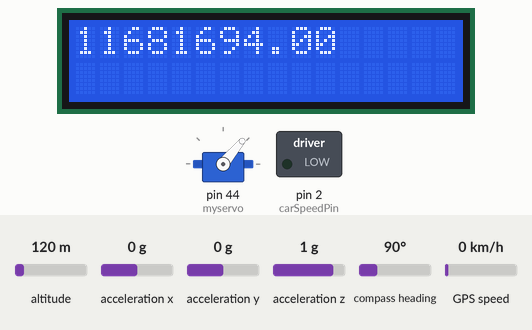
Simulated run of this sketch. Board: Arduino Mega 2560, built with avr-gcc and run on an emulated ATmega2560. Parts: servo, 16×2 character LCD, switched loads named in the sketch (green lamp = pin HIGH). The inputs (shaded band) are chosen by the test bench; at power-on: compass heading 90°, altitude 120 m, acceleration x 0 g, acceleration y 0 g, acceleration z 1 g, GPS speed 0 km/h. The GPS gets a fix after 3 s at 37.7749, -122.4194 with 8 satellites; what the sketch prints to the serial monitor is not drawn.

Above: at 1.2 s.
1.3 s: compass heading set to 108°
At 1.9 s:
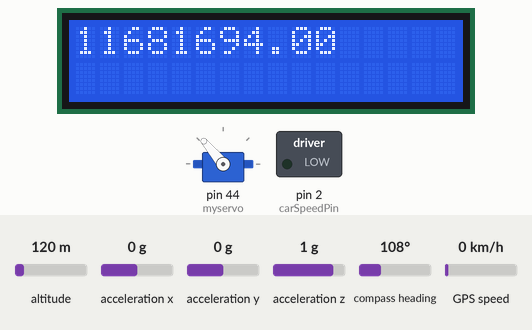
4.7 s: compass heading set to 118°
At 5.2 s:
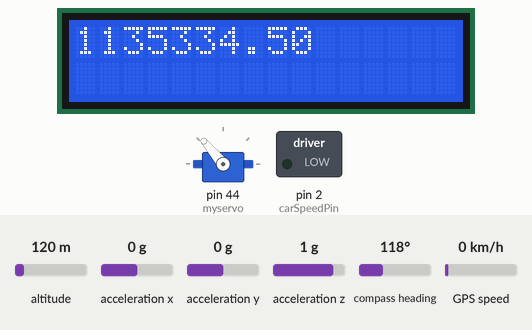
9.2 s: compass heading set to 285°
10.7 s: compass heading set to 290°
At 11.3 s:
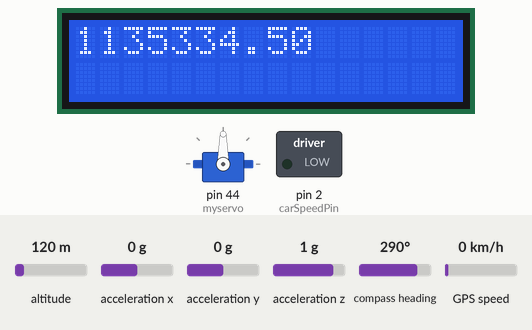
12.2 s: compass heading set to 7°
At 13.4 s:
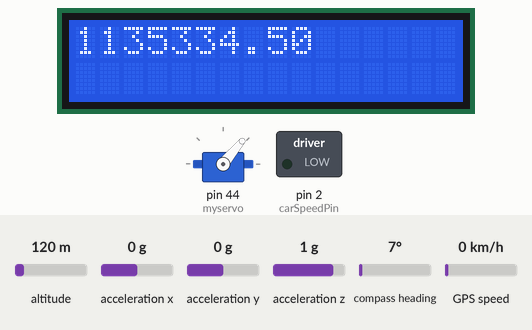
13.7 s: compass heading set to 180°
At 14.8 s:
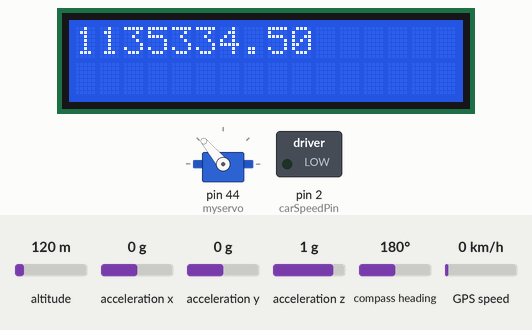
Timing chart, 0 to 16.2 s (numbered marks = the images above; inputs shaded):
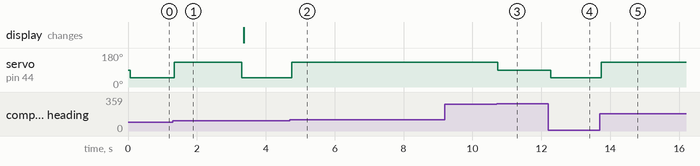

The sketch:

RoboticCar.ino
```cpp
#include <Adafruit_BNO055.h>
#include <FlexiTimer2.h>
#include <Adafruit_Sensor.h>
#include <Wire.h>
#include <LiquidCrystal.h>
#include <utility/imumaths.h>
#include <Servo.h>
#include <Adafruit_GPS.h>
//#include "DFR_Key.h"

#define GPSECHO  false
Adafruit_GPS GPS(&Serial3);                   // define GPS object connected to Serial 3
Servo myservo;                                // define servo object
Adafruit_BNO055 bno = Adafruit_BNO055(55);    // define BNO sensor object
LiquidCrystal lcd( 8, 9, 4, 5, 6, 7); // define lcd pins use these default values for OUR LCD

// Global variables that are changed across functions
int STEERANGLE = 90;       // servo initial angle (range is 0:180)
float HEADING = 0;  // heading
int carSpeed = 0;
boolean usingInterrupt = false;
int carSpeedPin = 2;      // pin for DC motor (PWM for motor driver)
float refHeading = 0;
double lat;  // GPS latitude in degree decimal multiplied by 100000
double lon;  // GPS latitude in degree decimal multiplied by 100000
long int latDestination = 33.421164 * 100000;     // reference destination
long int lonDestination = -111.934012 * 100000;   // reference destination
float BEARING = 0;
boolean carTurning = false;
double distance;

//DFR_Key keypad;
//int key = 0;

void setup() {
  myservo.attach(44);     // servo is connected to pin 44
  lcd.begin( 16, 2 );     // LCD type is 16x2 (col & row)
  Serial.begin(9600);     // serial for monitoring
  Serial.println("Orientation Sensor Calibration"); Serial.println("");
  if (!bno.begin(Adafruit_BNO055::OPERATION_MODE_NDOF)) { //if you want to calibrate using another mode, set it here. OPERATION_MODE_COMPASS for a precise tilt compensated compass (Section 3.3.2 / 3.3.3)
    Serial.print("Ooops, no BNO055 detected ... Check your wiring or I2C ADDR!");
    while (1);
  }
  //  byte c_data[22] = {236, 255, 220, 255, 3, 0, 0, 6, 162, 4, 16, 6, 255, 255, 255, 255, 0, 0, 232, 3, 125, 2};    // CALIBRATION DATA
  byte c_data[22] = {239, 255, 220, 255, 222, 255, 107, 1, 141, 2, 185, 2, 0, 0, 254, 255, 1, 0, 232, 3, 52, 3};
  bno.setCalibData(c_data);                                                                                       // SET CALIBRATION DATA
  bno.setExtCrystalUse(true);

/*
  lcd.clear();
  lcd.print("hit SELECT");
  while (key != 1) {

    key = keypad.getKey();
    delay(250);

  }
*/

  // set timer interrupts
  noInterrupts();           // disable all interrupts
  TCCR1A = 0;
  TCCR1B = 0;
  TCNT1  = 59016;           // every 0.1 second
  TCCR1B |= (1 << CS12);    // 256 prescaler
  TIMSK1 |= (1 << TOIE1);  // enable timer compare interrupt

  TCCR4A = 0;
  TCCR4B = 0;
  TCNT4  = 336;             // every 1 second
  TCCR4B |= (1 << CS42);    // 256 prescaler
  TIMSK4 |= (1 << TOIE4);  // enable timer compare interrupt
  interrupts();


  GPS.begin(9600);
  GPS.sendCommand(PMTK_SET_NMEA_OUTPUT_RMCGGA);
  GPS.sendCommand(PMTK_SET_NMEA_UPDATE_1HZ);   // 1 Hz update rate // it's more stable than 10Hz
  GPS.sendCommand(PGCMD_ANTENNA);
  useInterrupt(true);
}

SIGNAL(TIMER0_COMPA_vect) { // leave this function unchanged//
  char c = GPS.read();    // this function is for reading chars from GPS module
#ifdef UDR0
  if (GPSECHO)
    if (c) UDR0 = c;
#endif
}

void useInterrupt(boolean v) {
  if (v) {
    // Timer0 is already used for millis() - we'll just interrupt somewhere
    // in the middle and call the "Compare A" function above
    OCR0A = 0xAF;
    TIMSK0 |= _BV(OCIE0A);
    usingInterrupt = true;
  } else {
    // do not call the interrupt function COMPA anymore
    TIMSK0 &= ~_BV(OCIE0A);
    usingInterrupt = false;
  }
}

ISR(TIMER4_OVF_vect) { // This function will be called every 1 second
  sei();        //   set interrupt flag // don't change this
  TCNT4  = 336; //   re-initialize timer4's value
  ReadGPS();    //   read GPS data
}

void ReadGPS() {
  //GPS.satellites;
  //lat = GPS.latitudeDegrees * 100000;
  //lon = GPS.longitudeDegrees * 100000;
  int degree;
  double mint;
  if (GPS.newNMEAreceived())
          GPS.parse(GPS.lastNMEA()); //Parse GPS Sentences
      if (GPS.fix){ //if at least five fixed satellites are found
             lat = GPS.latitude;
             lon = GPS.longitude;
      }
      degree = lat/100;
      mint = lat - (degree*100);
      lat = degree + (mint/60);
      lat = lat * 100000;

      degree = lon/100;
      mint = lon - (degree*100);
      lon = degree + (mint/60);
      lon = lon * -100000;
      //11156.34

}


void ReadHeading() { // Output: HEADING
  imu::Vector<3> euler = bno.getVector(Adafruit_BNO055::VECTOR_EULER);
  HEADING = euler.x();
}

void CalculateBearing() {
  // calculate bearing angle based on current and destination locations (GPS coordinates)
  BEARING = atan((lon - lonDestination)/(lat - latDestination));
  BEARING = (BEARING*180)/3.14159;
}

void CalculateSteering() { // Input: HEADING // Output: STEERANGLE
  // calculate steering angle based on heading and bearing

  if (abs(BEARING - HEADING) <= 5 || abs(BEARING-HEADING) >= 355)
    {
      //straight
      carTurning = false;
       STEERANGLE = 90;
    }
    else if (abs(BEARING - HEADING) > 180)
    {
      if (BEARING > HEADING)
      {
        //right
         STEERANGLE = 50;
      }
      else
      {
        //left
         STEERANGLE = 130;
      }
      carTurning = true;
    }
    else
    {
      if(BEARING > HEADING)
      {
        //left
         STEERANGLE = 130;
      }
      else
      {
        //right
         STEERANGLE = 50;
      }
      carTurning = true;
    }

  /*int high = refHeading + 5, low = refHeading - 5;
  if (refHeading == 0) {
    high = 5;
    low = 355;
  }
  if ((HEADING <= high && HEADING >= low && refHeading != 0) || ((HEADING <= high || HEADING >= low) && refHeading == 0))
    STEERANGLE = 90;
  else if (refHeading < 180) {
    if (HEADING <= refHeading + 180 && HEADING > refHeading + 5)
      STEERANGLE = 50;
    if (HEADING >= refHeading + 181 || HEADING < refHeading - 5)
      STEERANGLE = 130;
  }
  else if (refHeading >= 180) {
    if (HEADING >= (refHeading + 181 - 360) && HEADING < refHeading - 5)
      STEERANGLE = 130;
    if (HEADING <= (refHeading + 180 - 360) || HEADING > refHeading + 5)
      STEERANGLE = 50;
  }
  else {
    STEERANGLE = 90;
  }*/
}

void CalculateDistance() {
  // calculate distance to destination based on current and destination coordinates
  distance = sqrt((lonDestination - lon)*(lonDestination - lon) + (latDestination - lat)*(latDestination - lat));
  if(distance <= 4){
    //speed = 0
    carSpeed = 0;
  }
  else if(carTurning == true){
    //speed = medum
    carSpeed = 0;
  }
  else{
    //speed = fast
    carSpeed = 0;
  }
}

void CalculateSpeed() {

}

void Actuate() {
  if (millis() > 400000000) {
    analogWrite(carSpeedPin, 0);
    myservo.write(90);
  } else {
    myservo.write(STEERANGLE);
    analogWrite(carSpeedPin, carSpeed);
  }
}

ISR(TIMER1_OVF_vect) {        // This function will be called every 0.1 second
  sei();                  // set interrupt flag // don't change this
  TCNT1  = 59016;         // reinitialize the timer1's value
  ReadHeading();          // read heading
  CalculateBearing();     // calc bearing
  CalculateSteering();    // calc steering
  CalculateDistance();    // calc distance
  Actuate();              // Actuate
}


void printHeadingOnLCD() {
  //lcd.print(lat);
}

void printLocationOnLCD() {
  //lcd.print("\n");
  lcd.print(distance);

  Serial.print(lon);
  Serial.print("\n");
  Serial.print(lat);
  Serial.print("\n");
  Serial.print(lonDestination);
  Serial.print("\n");
  Serial.print(latDestination);
  Serial.print("\n");
  Serial.print(BEARING);
  Serial.print("\n");
}

void printDistanceOnLCD() {

}

void loop() {
  lcd.clear();    // clear the LCD
  // You can print anything on the LCD to debug your program!!!
  printHeadingOnLCD();
  printLocationOnLCD();
  delay(100);
}

// not sure why * 100000
// bearing angle
// refHeading = angle towards dest
// distance = sqrt((x2-x1)^2 + (y2-y1)^2)
// change actuate(), instead of millis = 40s, make it stop when it reaches dest
// use lcd to figure out what values do.
```

DFR_Key.cpp
```cpp
#include "Arduino.h"
#include "DFR_Key.h"

static int DEFAULT_KEY_PIN = 0;
static int DEFAULT_THRESHOLD = 5;

static int UPKEY_ARV = 144; //that's read "analogue read value"
static int DOWNKEY_ARV = 329;
static int LEFTKEY_ARV = 505;
static int RIGHTKEY_ARV = 0;
static int SELKEY_ARV = 742;
static int NOKEY_ARV = 1023;

DFR_Key::DFR_Key()
{
  _refreshRate = 10;
  _keyPin = DEFAULT_KEY_PIN;
  _threshold = DEFAULT_THRESHOLD;
  _keyIn = NO_KEY;
  _curInput = NO_KEY;
  _curKey = NO_KEY;
  _prevInput = NO_KEY;
  _prevKey = NO_KEY;
  _oldTime = 0;
}

int DFR_Key::getKey()
{
 if (millis() > _oldTime + _refreshRate)
 {
    _prevInput = _curInput;
    _curInput = analogRead(_keyPin);

    if (_curInput == _prevInput)
    {
      _change = false;
      _curKey = _prevKey;
    }
    else
    {
      _change = true;
      _prevKey = _curKey;

      if (_curInput > UPKEY_ARV - _threshold && _curInput < UPKEY_ARV + _threshold ) _curKey = UP_KEY;
      else if (_curInput > DOWNKEY_ARV - _threshold && _curInput < DOWNKEY_ARV + _threshold ) _curKey = DOWN_KEY;
      else if (_curInput > RIGHTKEY_ARV - _threshold && _curInput < RIGHTKEY_ARV + _threshold ) _curKey = RIGHT_KEY;
      else if (_curInput > LEFTKEY_ARV - _threshold && _curInput < LEFTKEY_ARV + _threshold ) _curKey = LEFT_KEY;
      else if (_curInput > SELKEY_ARV - _threshold && _curInput < SELKEY_ARV + _threshold ) _curKey = SELECT_KEY;
      else _curKey = NO_KEY;
   }

   if (_change) return _curKey; else return SAMPLE_WAIT;
   _oldTime = millis();
 }
}

void DFR_Key::setRate(int rate)
{
  _refreshRate = rate;
}
```

DFR_Key.h
```cpp
#ifndef DFR_Key_h
#define DFR_Key_h

#include "Arduino.h"

#define SAMPLE_WAIT -1
#define NO_KEY 0
#define UP_KEY 3
#define DOWN_KEY 4
#define LEFT_KEY 2
#define RIGHT_KEY 5
#define SELECT_KEY 1

class DFR_Key
{
  public:
    DFR_Key();
    int getKey();
    void setRate(int);
  private:
    int _refreshRate;
    int _keyPin;
    int _threshold;
    int _keyIn;
    int _curInput;
    int _curKey;
    int _prevInput;
    int _prevKey;
    boolean _change;
    unsigned long _oldTime;
};

#endif
```

Measured:
- the behaviour switches between 287 and 288° on compass heading (found by bisection; images 2 and 3)
- after the input at 1.3 s, servo on pin 44 (myservo): 50° → 130° at once, → 50° 2.0 s later
- after the input at 4.7 s, servo on pin 44 (myservo): 50° → 130° after 0.06 s
- after the input at 9.2 s, every drawn part: stays the same
- after the input at 10.7 s, servo on pin 44 (myservo): 130° → 90° at once
- after the input at 12.2 s, servo on pin 44 (myservo): 90° → 50° after 0.07 s
- after the input at 13.7 s, servo on pin 44 (myservo): 50° → 130° at once
